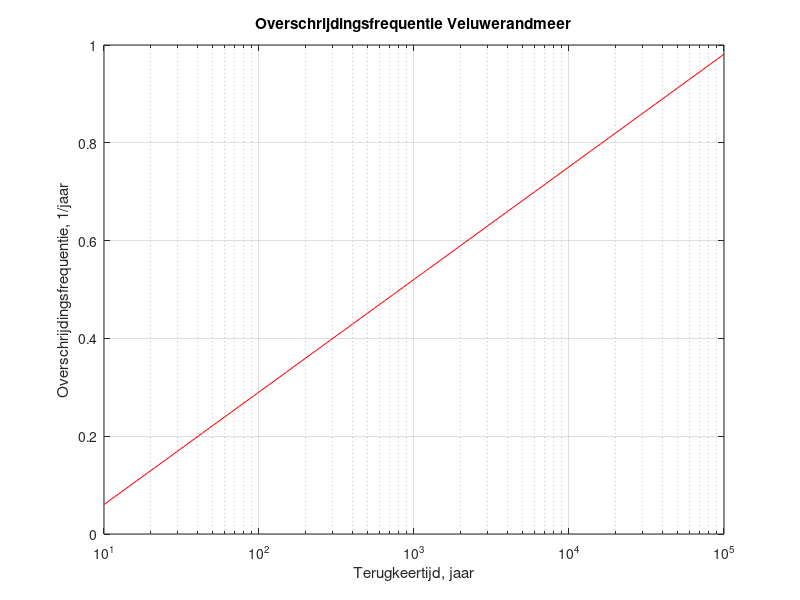

This chart was generated by the following MATLAB code:
%==========================================================================
% Statistiek VRM
% Door: Chris Geerse
% Tbv: PR3280.20

%==========================================================================
clc
clear
close all
addpath 'Hulproutines\' 'Invoer\';
%==========================================================================

%==========================================================================
%Inlezen van Promovera statistiek (uit project SPIJ afkomstig)
%==========================================================================

%Inlezen Promovera statistiek, respectievelijk:
%m, m+NAP; OF, 1/whjaar; OD, dag/whjaar;
[m_PR, OF_PR, OD_PR] = textread('VRM_SPIJ_statgegevens.txt','%f %f %f','delimiter',' ','commentstyle','matlab');


%==========================================================================
% Tabel maken
%==========================================================================
Treeks  = [10,25,50:50:1250, 1500, 1750, 2000:1000:20000, 30000:10000:100000]'; 
mpReeks = interp1(1./OF_PR, m_PR, Treeks, 'linear', 'extrap');

Tabel = [Treeks, mpReeks];


figure
semilogx(Tabel(:,1),Tabel(:,2),'r-');
hold on
grid on
title('Overschrijdingsfrequentie Veluwerandmeer')
xlabel('Terugkeertijd, jaar')
ylabel('Overschrijdingsfrequentie, 1/jaar')